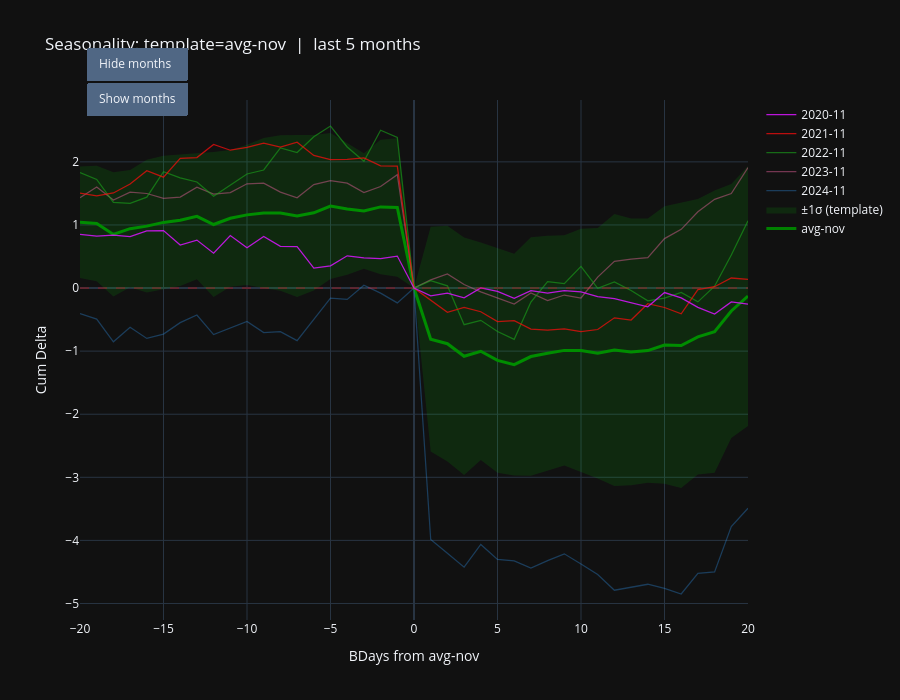

Source (notebook cell):
### Code cell
import re
from RVUtils.seasonality_utils import monthend_cumsum_seasonality

seasonality_df = monthend_cumsum_seasonality(df.dropna(), window=20)
display(seasonality_df)

fig = go.Figure()

# me_col = f"avg"
me_col = "avg-nov"
line_w = 1.25
min_op = 0.35
max_op = 0.85

fig = go.Figure()
fig.add_trace(
    go.Scatter(
        x=seasonality_df.index,
        y=seasonality_df[me_col],
        mode="lines",
        name=f"{me_col}",
        line=dict(color="green", width=3),
    )
)
fig.add_hline(y=0, line_width=0.5, line_dash="dash", line_color="red")
if f"{me_col}+std1" in seasonality_df.columns and f"{me_col}-std1" in seasonality_df.columns:
    fig.add_trace(go.Scatter(x=seasonality_df.index, y=seasonality_df[f"{me_col}+std1"], mode="lines", line=dict(width=0), showlegend=False))
    fig.add_trace(
        go.Scatter(
            x=seasonality_df.index,
            y=seasonality_df[f"{me_col}-std1"],
            mode="lines",
            line=dict(width=0),
            fill="tonexty",
            fillcolor="rgba(0, 255, 0, 0.10)",
            name="±1σ (template)",
        )
    )

n_last = 12
# monthly_cols = [c for c in seasonality_df.columns if isinstance(c, str) and re.fullmatch(r"\d{4}-\d{2}", c)]
# monthly_cols = sorted(monthly_cols)  # chronological
# keep = monthly_cols[-n_last:] if n_last > 0 else []

keep = ["2024-11", "2023-11", "2022-11", "2021-11", "2020-11"]

alphas = np.linspace(min_op, max_op, num=len(keep)) if keep else []
palette = px.colors.qualitative.Dark24 if hasattr(px.colors.qualitative, "Dark24") else px.colors.qualitative.Plotly
for i, col in enumerate(keep):
    fig.add_trace(
        go.Scatter(
            x=seasonality_df.index,
            y=seasonality_df[col],
            mode="lines",
            name=col,  # legend shows 'YYYY-MM'
            opacity=float(alphas[i]),
            line=dict(width=line_w, color=palette[i % len(palette)]),
        )
    )

fig.update_layout(
    xaxis_title=f"BDays from {me_col}",
    yaxis_title="Cum Delta",
    title=f"Seasonality: template={me_col}  |  last {len(keep)} months",
    showlegend=True,
    template="plotly_dark",
    height=700,
    updatemenus=[
        dict(
            type="buttons",
            showactive=False,
            x=0.01,
            y=1.10,
            xanchor="left",
            yanchor="top",
            buttons=[
                dict(label="Hide months", method="update", args=[{"visible": [True, True, True] + [False] * len(keep)}]),
                dict(label="Show months", method="update", args=[{"visible": [True, True, True] + [True] * len(keep)}]),
            ],
        )
    ],
)
fig.update_xaxes(showspikes=True, spikecolor="white", spikesnap="cursor", spikemode="across", showgrid=True)
fig.update_yaxes(showspikes=True, spikecolor="white", spikesnap="cursor", spikethickness=0.5, showgrid=True)

fig.show(config={"modeBarButtonsToAdd": ["drawline", "drawopenpath", "drawclosedpath", "drawcircle", "drawrect", "eraseshape"]})

### Figure 1 — Plotly figure (JSON) as saved in the notebook; plotly's stock layout.template omitted (floating-point values rounded to 4 significant figures)
{"data": [{"line": {"color": "green", "width": 3}, "mode": "lines", "name": "avg-nov", "type": "scatter", "x": [-20, -19, -18, -17, -16, -15, -14, -13, -12, -11, -10, -9, -8, -7, -6, -5, -4, -3, -2, -1, 0, 1, 2, 3, 4, 5, 6, 7, 8, 9, 10, 11, 12, 13, 14, 15, 16, 17, 18, 19, 20], "y": [1.042, 1.023, 0.8496, 0.9415, 0.9812, 1.041, 1.076, 1.136, 1.007, 1.105, 1.16, 1.188, 1.189, 1.143, 1.193, 1.3, 1.253, 1.222, 1.286, 1.278, 0, -0.8098, -0.8819, -1.082, -1.002, -1.147, -1.214, -1.086, -1.033, -0.9881, -0.9883, -1.032, -0.9822, -1.012, -0.9918, -0.9034, -0.9102, -0.7727, -0.6911, -0.3637, -0.1264]}, {"line": {"width": 0}, "mode": "lines", "showlegend": false, "type": "scatter", "x": [-20, -19, -18, -17, -16, -15, -14, -13, -12, -11, -10, -9, -8, -7, -6, -5, -4, -3, -2, -1, 0, 1, 2, 3, 4, 5, 6, 7, 8, 9, 10, 11, 12, 13, 14, 15, 16, 17, 18, 19, 20], "y": [1.925, 1.939, 1.835, 1.871, 2.033, 2.096, 2.117, 2.132, 2.158, 2.189, 2.271, 2.376, 2.422, 2.427, 2.425, 2.456, 2.297, 2.138, 2.353, 2.374, 0, 0.9703, 0.9872, 0.8011, 0.723, 0.6354, 0.5432, 0.804, 0.827, 0.8356, 0.9398, 0.9529, 1.172, 1.103, 1.103, 1.295, 1.35, 1.411, 1.546, 1.65, 1.933]}, {"fill": "tonexty", "fillcolor": "rgba(0, 255, 0, 0.10)", "line": {"width": 0}, "mode": "lines", "name": "±1σ (template)", "type": "scatter", "x": [-20, -19, -18, -17, -16, -15, -14, -13, -12, -11, -10, -9, -8, -7, -6, -5, -4, -3, -2, -1, 0, 1, 2, 3, 4, 5, 6, 7, 8, 9, 10, 11, 12, 13, 14, 15, 16, 17, 18, 19, 20], "y": [0.1599, 0.1079, -0.1355, 0.01188, -0.07023, -0.01513, 0.03436, 0.1402, -0.1434, 0.02139, 0.04902, -2.733e-05, -0.04393, -0.1421, -0.03895, 0.1446, 0.2097, 0.3065, 0.2197, 0.1809, 0, -2.59, -2.751, -2.965, -2.727, -2.929, -2.972, -2.975, -2.892, -2.812, -2.916, -3.018, -3.136, -3.127, -3.086, -3.102, -3.171, -2.957, -2.928, -2.377, -2.186]}, {"line": {"color": "#2E91E5", "width": 1.25}, "mode": "lines", "name": "2024-11", "opacity": 0.35, "type": "scatter", "x": [-20, -19, -18, -17, -16, -15, -14, -13, -12, -11, -10, -9, -8, -7, -6, -5, -4, -3, -2, -1, 0, 1, 2, 3, 4, 5, 6, 7, 8, 9, 10, 11, 12, 13, 14, 15, 16, 17, 18, 19, 20], "y": [-0.4046, -0.4922, -0.8513, -0.622, -0.7983, -0.7304, -0.5482, -0.4277, -0.7382, -0.6323, -0.5303, -0.7059, -0.6912, -0.833, -0.4882, -0.1591, -0.1807, 0.04537, -0.08109, -0.235, 0, -3.984, -4.202, -4.425, -4.064, -4.301, -4.325, -4.438, -4.32, -4.213, -4.374, -4.54, -4.79, -4.743, -4.695, -4.762, -4.85, -4.523, -4.501, -3.78, -3.491]}, {"line": {"color": "#E15F99", "width": 1.25}, "mode": "lines", "name": "2023-11", "opacity": 0.475, "type": "scatter", "x": [-20, -19, -18, -17, -16, -15, -14, -13, -12, -11, -10, -9, -8, -7, -6, -5, -4, -3, -2, -1, 0, 1, 2, 3, 4, 5, 6, 7, 8, 9, 10, 11, 12, 13, 14, 15, 16, 17, 18, 19, 20], "y": [1.43, 1.603, 1.395, 1.519, 1.499, 1.421, 1.442, 1.598, 1.49, 1.513, 1.653, 1.662, 1.52, 1.431, 1.639, 1.701, 1.663, 1.515, 1.609, 1.796, 0, 0.1294, 0.2225, 0.05704, -0.06084, -0.1608, -0.2527, -0.07678, -0.1969, -0.1106, -0.1578, 0.174, 0.4234, 0.4595, 0.4831, 0.7837, 0.9304, 1.208, 1.406, 1.498, 1.909]}, {"line": {"color": "#1CA71C", "width": 1.25}, "mode": "lines", "name": "2022-11", "opacity": 0.6, "type": "scatter", "x": [-20, -19, -18, -17, -16, -15, -14, -13, -12, -11, -10, -9, -8, -7, -6, -5, -4, -3, -2, -1, 0, 1, 2, 3, 4, 5, 6, 7, 8, 9, 10, 11, 12, 13, 14, 15, 16, 17, 18, 19, 20], "y": [1.831, 1.721, 1.358, 1.344, 1.44, 1.844, 1.747, 1.681, 1.456, 1.629, 1.808, 1.871, 2.22, 2.147, 2.397, 2.569, 2.236, 2.01, 2.502, 2.387, 0, 0.116, 0.03497, -0.58, -0.5117, -0.6882, -0.8128, -0.2219, 0.1031, 0.06906, 0.3437, -0.004221, 0.09733, -0.03992, -0.2018, -0.1597, -0.06844, -0.2188, 0.02963, 0.5236, 1.065]}, {"line": {"color": "#FB0D0D", "width": 1.25}, "mode": "lines", "name": "2021-11", "opacity": 0.725, "type": "scatter", "x": [-20, -19, -18, -17, -16, -15, -14, -13, -12, -11, -10, -9, -8, -7, -6, -5, -4, -3, -2, -1, 0, 1, 2, 3, 4, 5, 6, 7, 8, 9, 10, 11, 12, 13, 14, 15, 16, 17, 18, 19, 20], "y": [1.503, 1.463, 1.508, 1.649, 1.86, 1.758, 2.055, 2.069, 2.275, 2.185, 2.231, 2.297, 2.236, 2.312, 2.102, 2.037, 2.038, 2.063, 1.936, 1.933, 0, -0.1882, -0.3834, -0.3083, -0.3754, -0.5322, -0.5177, -0.652, -0.6687, -0.6459, -0.6916, -0.6571, -0.4726, -0.5074, -0.2488, -0.308, -0.4074, -0.02354, 0.02173, 0.1591, 0.1391]}, {"line": {"color": "#DA16FF", "width": 1.25}, "mode": "lines", "name": "2020-11", "opacity": 0.85, "type": "scatter", "x": [-20, -19, -18, -17, -16, -15, -14, -13, -12, -11, -10, -9, -8, -7, -6, -5, -4, -3, -2, -1, 0, 1, 2, 3, 4, 5, 6, 7, 8, 9, 10, 11, 12, 13, 14, 15, 16, 17, 18, 19, 20], "y": [0.8516, 0.8227, 0.8388, 0.8171, 0.9059, 0.9103, 0.6818, 0.7599, 0.5526, 0.8321, 0.6392, 0.8163, 0.661, 0.6551, 0.3153, 0.3523, 0.5107, 0.4773, 0.4647, 0.5068, 0, -0.1221, -0.08128, -0.1537, 0.001682, -0.05269, -0.163, -0.03991, -0.08075, -0.04012, -0.06201, -0.1343, -0.1691, -0.2294, -0.2965, -0.07123, -0.1561, -0.306, -0.4122, -0.2194, -0.2545]}], "layout": {"height": 700, "shapes": [{"line": {"color": "red", "dash": "dash", "width": 0.5}, "type": "line", "x0": 0, "x1": 1, "xref": "x domain", "y0": 0, "y1": 0, "yref": "y"}], "showlegend": true, "title": {"text": "Seasonality: template=avg-nov  |  last 5 months"}, "updatemenus": [{"buttons": [{"args": [{"visible": [true, true, true, false, false, false, false, false]}], "label": "Hide months", "method": "update"}, {"args": [{"visible": [true, true, true, true, true, true, true, true]}], "label": "Show months", "method": "update"}], "showactive": false, "type": "buttons", "x": 0.01, "xanchor": "left", "y": 1.1, "yanchor": "top"}], "xaxis": {"showgrid": true, "showspikes": true, "spikecolor": "white", "spikemode": "across", "spikesnap": "cursor", "title": {"text": "BDays from avg-nov"}}, "yaxis": {"showgrid": true, "showspikes": true, "spikecolor": "white", "spikesnap": "cursor", "spikethickness": 0.5, "title": {"text": "Cum Delta"}}}}
